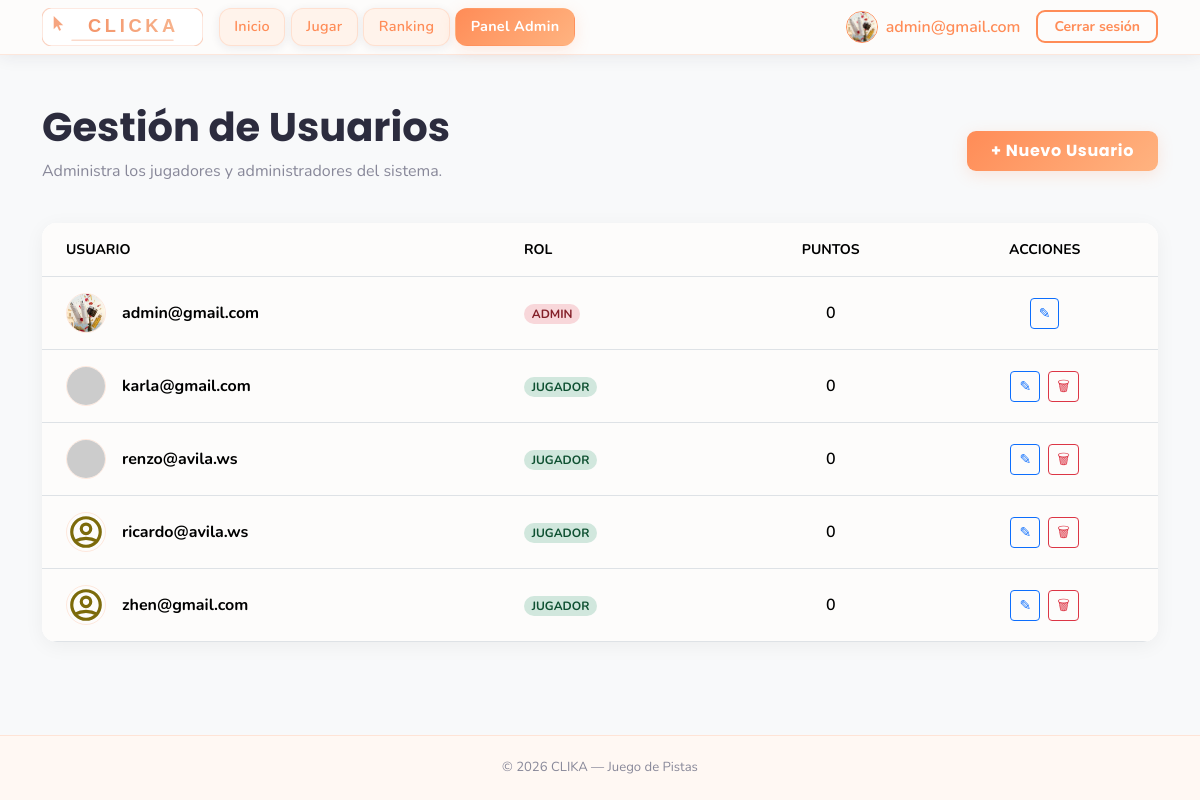
Screenshot of /pages/users.php (signed in) with the database file from the repository.
### tables this page shows
CREATE TABLE usuarios (
    id INTEGER PRIMARY KEY AUTOINCREMENT,
    username TEXT NOT NULL UNIQUE,
    password_hash TEXT NOT NULL,
    rol TEXT NOT NULL DEFAULT 'jugador',
    puntos INTEGER NOT NULL DEFAULT 0,
    created_at TEXT NOT NULL DEFAULT CURRENT_TIMESTAMP
, foto TEXT DEFAULT 'default.png');

### pages/users.php (the view, shortened to what this page needs)
<?php
require_once '../includes/db.php';
$results = $db->query("SELECT * FROM usuarios ORDER BY
    CASE rol WHEN 'admin' THEN 1 ELSE 2 END,
    username ASC");
?>
<!DOCTYPE html>
<html lang="es">
<head>
    <?php include '../includes/head.php'; ?>
</head>
<body class="bg-light">
    <?php include '../includes/menu.php'; ?>
    <main class="container mt-5">
        <div class="d-flex justify-content-between align-items-center mb-4">
            <div>
                <h1 class="fw-bold">Gestión de Usuarios</h1>
                <p class="text-muted">Administra los jugadores y administradores del sistema.</p>
            </div>
            <a href="register.php" class="btn btn-accent px-4 py-2 fw-bold">
                + Nuevo Usuario
            </a>
        </div>
        <div class="card users-table-card">
            <div class="table-responsive">
                <table class="table table-hover align-middle mb-0">
                    <thead class="bg-white border-bottom">
                        <tr class="text-muted small text-uppercase fw-bold">
                            <th class="px-4 py-3">Usuario</th>
                            <th class="px-4 py-3">Rol</th>
                            <th class="px-4 py-3 text-center">Puntos</th>
                            <th class="px-4 py-3 text-center">Acciones</th>
                        </tr>
                    </thead>
                    <tbody class="bg-white">
                        <?php while ($row = $results->fetchArray(SQLITE3_ASSOC)):
                            $badgeClass = ($row['rol'] === 'admin') ? 'users-badge-admin' : 'users-badge-player';
                            $photoUrl = ($row['foto'] === 'default.png' || !$row['foto'])
                                ? BASE_URL . "/assets/images/social_media/profile.svg"
                                : (str_starts_with($row['foto'], 'http') ? $row['foto'] : BASE_URL . "/storage/uploads/" . $row['foto']);
                        ?>
                            <tr>
                                <td class="px-4 py-3">
                                    <div class="d-flex align-items-center gap-3">
                                        <img src="<?php echo $photoUrl; ?>" alt="Avatar" class="users-user-img"
                                             onerror="this.src='<?php echo BASE_URL; ?>/assets/images/social_media/profile.svg'">
                                        <span class="fw-bold"><?php echo htmlspecialchars($row['username']); ?></span>
                                    </div>
                                </td>
                                <td class="px-4 py-3">
                                    <span class="badge <?php echo $badgeClass; ?> rounded-pill small">
                                        <?php echo strtoupper($row['rol']); ?>
                                    </span>
                                </td>
                                <td class="px-4 py-3 text-center fw-semibold">
                                    <?php echo $row['puntos']; ?>
                                </td>
                                <td class="px-4 py-3 text-center">
                                    <div class="d-flex justify-content-center gap-2">
                                        <a href="profile.php?id=<?php echo $row['id']; ?>&return_to=users" class="btn btn-sm btn-outline-primary" title="Editar">
                                            &#9998;
                                        </a>
                                        <?php if ($row['id'] != $_SESSION['usuari_id']): ?>
                                            <button type="button"
                                                    class="btn btn-sm btn-outline-danger js-delete-user-open"
                                                    title="Eliminar"
                                                    data-bs-toggle="modal"
                                                    data-bs-target="#deleteModal"
                                                    data-delete-url="<?php echo htmlspecialchars('../processes/delete_user.proc.php?id=' . (int) $row['id'], ENT_QUOTES, 'UTF-8'); ?>">
                                                &#128465;
                                            </button>
                                        <?php endif; ?>
                                    </div>
                                </td>
                            </tr>
                        <?php endwhile; ?>
                    </tbody>
                </table>
            </div>
        </div>
    </main>
    <?php include '../includes/foot.php'; ?>

### assets/css/styles.css (style rules this page uses)
:root { --clika-bg: #FDFCFB; --clika-card-bg: #FFFFFF; --clika-surface: #FFF3EB; --clika-primary: #FF8C57; --clika-primary-hover: #F07040; --clika-accent: #FFB380; --clika-text: #2C2C3E; --clika-muted: #888899; --clika-border: rgba(255, 140, 87, 0.18); --clika-border-strong: rgba(255, 140, 87, 0.38); --clika-shadow: rgba(255, 140, 87, 0.18); --clika-shadow-dark: rgba(44, 44, 62, 0.08); --font-heading: 'Poppins', sans-serif; --font-body: 'Nunito', sans-serif; --bs-body-bg: var(--clika-bg); --bs-body-color: var(--clika-text); --bs-primary: var(--clika-primary); --bs-primary-rgb: 255, 140, 87; }
*, *::before, *::after { box-sizing: border-box; }
body { background-color: var(--clika-bg); color: var(--clika-text); font-family: var(--font-body); min-height: 100vh; display: flex; flex-direction: column; }
main { flex: 1 0 auto; }
h1, h2, h3, h4, h5, h6, .navbar-brand { font-family: var(--font-heading); }
.text-muted { color: var(--clika-muted) !important; }
.btn-accent { background: linear-gradient(135deg, var(--clika-primary), var(--clika-accent)); border: none; color: #fff; font-family: var(--font-heading); font-weight: 700; letter-spacing: .04em; border-radius: 9px; box-shadow: 0 4px 16px var(--clika-shadow); transition: transform .18s, box-shadow .18s, filter .18s; }
.users-table-card { border-radius: 15px; overflow: hidden; border: none; box-shadow: 0 4px 20px rgba(0, 0, 0, 0.05); }
.users-table-card .table { margin-bottom: 0; }
.users-user-img { width: 40px; height: 40px; object-fit: cover; border-radius: 50%; border: 1px solid var(--clika-border); }
.users-badge-admin { background-color: #f8d7da; color: #842029; }
.users-badge-player { background-color: #d1e7dd; color: #0f5132; }

### rows the page displays
usuarios: foto (picture), username "admin@gmail.com", rol "ADMIN", puntos "0"
usuarios: username "karla@gmail.com", rol "JUGADOR", puntos "0"
usuarios: username "renzo@avila.ws", rol "JUGADOR", puntos "0"
usuarios: username "ricardo@avila.ws", rol "JUGADOR", puntos "0"
usuarios: username "zhen@gmail.com", rol "JUGADOR", puntos "0"

### other values shown
$_SESSION['username'] "admin@gmail.com"
